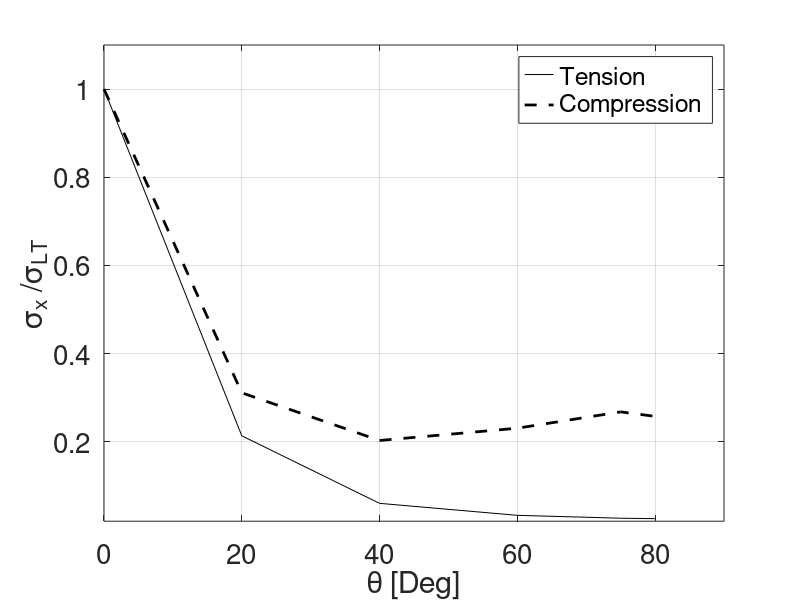

Recreate this plot in MATLAB.
clear all
close all
 
% maximum stress theory figure 5.16
 
theta1=1:1:90;  % we deal with zero degree separately due to singularity (divided by zero)
theta1=[20,40,60,75,80];
theta=theta1/180*pi; %convert it to radian
 
for i=1:length(theta)   %tension case
    sigma_x1=1/cos(theta(i))^2;  %compared to sigma_LU
    sigma_x2=0.025/sin(theta(i))^2;   % compared to sigma_TU
    sigma_x3=0.1/(sin(theta(i))*cos(theta(i))); %compared to tau_LT 
    x=[sigma_x1,sigma_x2,sigma_x3];
    [sigma_x_t(i),Failure_Mode_tension(i)]=min(x);
end
 
sigma_x_tension=[1,sigma_x_t];
th=[0,theta1];
 
 
for i=1:length(theta)   %compression case
    sigma_x1=1/cos(theta(i))^2;  %compared to sigma_LU
    sigma_x2=0.25/sin(theta(i))^2;   % compared to sigma_TU
    sigma_x3=0.1/(sin(theta(i))*cos(theta(i))); %compared to tau_LT 
    x=[sigma_x1,sigma_x2,sigma_x3];
    [sigma_x_c(i),Failure_Mode_compression(i)]=min(x);
end
 
sigma_x_compression=[1,sigma_x_c];
 
plot(th,sigma_x_tension,'k-',th,sigma_x_compression,'k--','linewidth',2);
h=gca;
set(h,'fontsize',20);
xlabel('\theta [Deg]')
ylabel('\sigma_{x} /\sigma_{LT}');
legend('Tension','Compression')
grid
axis([0,90,0.02,1.1])
